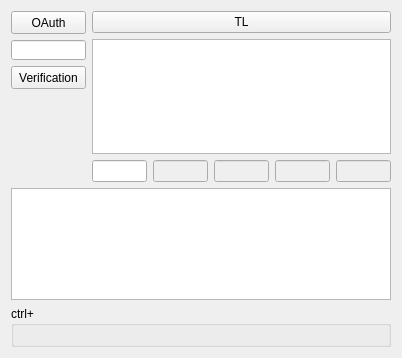
<?xml version="1.0" encoding="UTF-8"?>
<ui version="4.0">
 <class>Widget</class>
 <widget class="QWidget" name="Widget">
  <property name="geometry">
   <rect>
    <x>0</x>
    <y>0</y>
    <width>402</width>
    <height>358</height>
   </rect>
  </property>
  <property name="focusPolicy">
   <enum>Qt::TabFocus</enum>
  </property>
  <layout class="QGridLayout" name="gridLayout">
   <property name="sizeConstraint">
    <enum>QLayout::SetMaximumSize</enum>
   </property>
   <item row="0" column="0" rowspan="2">
    <layout class="QVBoxLayout" name="oauthVerticalLayout">
     <item>
      <widget class="QPushButton" name="pushButton">
       <property name="minimumSize">
        <size>
         <width>75</width>
         <height>23</height>
        </size>
       </property>
       <property name="maximumSize">
        <size>
         <width>75</width>
         <height>23</height>
        </size>
       </property>
       <property name="focusPolicy">
        <enum>Qt::ClickFocus</enum>
       </property>
       <property name="text">
        <string>OAuth</string>
       </property>
      </widget>
     </item>
     <item>
      <widget class="QLineEdit" name="lineEdit">
       <property name="minimumSize">
        <size>
         <width>75</width>
         <height>20</height>
        </size>
       </property>
       <property name="maximumSize">
        <size>
         <width>75</width>
         <height>20</height>
        </size>
       </property>
       <property name="focusPolicy">
        <enum>Qt::ClickFocus</enum>
       </property>
      </widget>
     </item>
     <item>
      <widget class="QPushButton" name="pushButton_3">
       <property name="minimumSize">
        <size>
         <width>75</width>
         <height>23</height>
        </size>
       </property>
       <property name="maximumSize">
        <size>
         <width>75</width>
         <height>23</height>
        </size>
       </property>
       <property name="focusPolicy">
        <enum>Qt::ClickFocus</enum>
       </property>
       <property name="text">
        <string>Verification</string>
       </property>
      </widget>
     </item>
     <item>
      <spacer name="verticalSpacer">
       <property name="orientation">
        <enum>Qt::Vertical</enum>
       </property>
       <property name="sizeHint" stdset="0">
        <size>
         <width>20</width>
         <height>174</height>
        </size>
       </property>
      </spacer>
     </item>
    </layout>
   </item>
   <item row="0" column="1" colspan="5">
    <layout class="QVBoxLayout" name="timeLienVerticalLayout">
     <item>
      <widget class="QPushButton" name="pushButton_2">
       <property name="text">
        <string>TL</string>
       </property>
      </widget>
     </item>
     <item>
      <widget class="QListWidget" name="listWidget"/>
     </item>
    </layout>
   </item>
   <item row="1" column="2">
    <widget class="QLineEdit" name="lineEdit_3">
     <property name="enabled">
      <bool>false</bool>
     </property>
    </widget>
   </item>
   <item row="1" column="3">
    <widget class="QLineEdit" name="lineEdit_4">
     <property name="enabled">
      <bool>false</bool>
     </property>
    </widget>
   </item>
   <item row="2" column="0" colspan="6">
    <widget class="QPlainTextEdit" name="plainTextEdit"/>
   </item>
   <item row="3" column="0" colspan="6">
    <widget class="QGroupBox" name="groupBox">
     <property name="sizePolicy">
      <sizepolicy hsizetype="Expanding" vsizetype="Preferred">
       <horstretch>0</horstretch>
       <verstretch>0</verstretch>
      </sizepolicy>
     </property>
     <property name="title">
      <string>ctrl+</string>
     </property>
     <layout class="QFormLayout" name="formLayout">
      <item row="0" column="0">
       <layout class="QGridLayout" name="buttonsGridLayout">
        <property name="sizeConstraint">
         <enum>QLayout::SetDefaultConstraint</enum>
        </property>
       </layout>
      </item>
     </layout>
    </widget>
   </item>
   <item row="1" column="4">
    <widget class="QLineEdit" name="lineEdit_5">
     <property name="enabled">
      <bool>false</bool>
     </property>
    </widget>
   </item>
   <item row="1" column="5">
    <widget class="QLineEdit" name="lineEdit_6">
     <property name="enabled">
      <bool>false</bool>
     </property>
    </widget>
   </item>
   <item row="1" column="1">
    <widget class="QLineEdit" name="lineEdit_2"/>
   </item>
  </layout>
 </widget>
 <tabstops>
  <tabstop>lineEdit_2</tabstop>
  <tabstop>lineEdit_3</tabstop>
  <tabstop>lineEdit_4</tabstop>
  <tabstop>lineEdit_5</tabstop>
  <tabstop>lineEdit_6</tabstop>
  <tabstop>pushButton</tabstop>
  <tabstop>lineEdit</tabstop>
  <tabstop>plainTextEdit</tabstop>
  <tabstop>pushButton_3</tabstop>
  <tabstop>pushButton_2</tabstop>
  <tabstop>listWidget</tabstop>
 </tabstops>
 <resources/>
 <connections/>
</ui>
